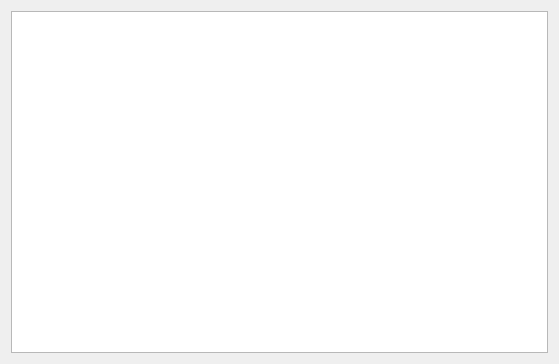
<?xml version="1.0" encoding="UTF-8"?>
<ui version="4.0">
 <class>ChartViewWidget</class>
 <widget class="QWidget" name="ChartViewWidget">
  <property name="geometry">
   <rect>
    <x>0</x>
    <y>0</y>
    <width>559</width>
    <height>364</height>
   </rect>
  </property>
  <property name="sizePolicy">
   <sizepolicy hsizetype="Expanding" vsizetype="Expanding">
    <horstretch>0</horstretch>
    <verstretch>0</verstretch>
   </sizepolicy>
  </property>
  <property name="windowTitle">
   <string>Form</string>
  </property>
  <layout class="QVBoxLayout" name="verticalLayout">
   <item>
    <widget class="ChartView" name="chartView">
     <property name="sizePolicy">
      <sizepolicy hsizetype="Expanding" vsizetype="Expanding">
       <horstretch>0</horstretch>
       <verstretch>0</verstretch>
      </sizepolicy>
     </property>
    </widget>
   </item>
  </layout>
 </widget>
 <customwidgets>
  <customwidget>
   <class>ChartView</class>
   <extends>QGraphicsView</extends>
   <header>ChartView.h</header>
  </customwidget>
 </customwidgets>
 <resources/>
 <connections/>
</ui>
